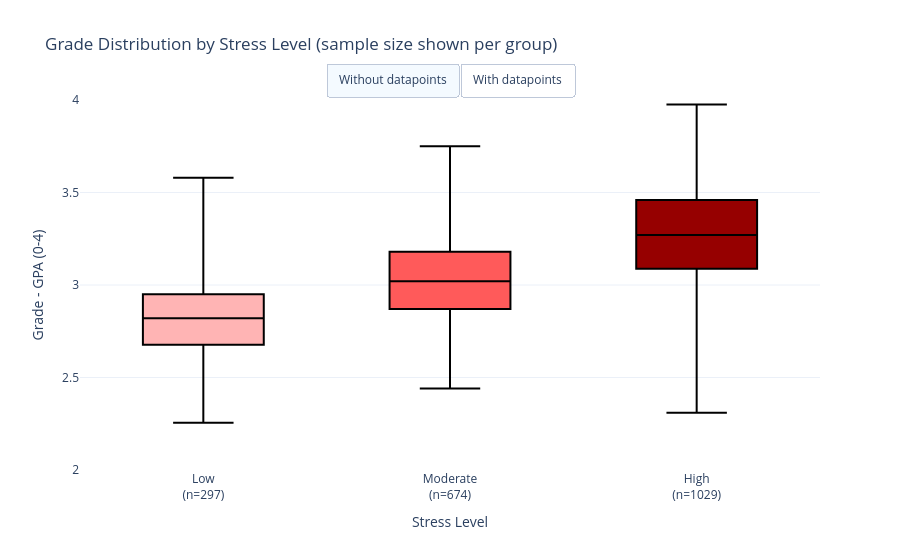

The cell this chart's notebook holds for it:
### Code cell
import pandas as pd
import numpy as np
import plotly.graph_objects as go


# Ensure consistent stress order
stress_order = ["Low", "Moderate", "High"]
df["Stress_Level"] = pd.Categorical(df["Stress_Level"], categories=stress_order, ordered=True)

# Count students per group, to show sample size transparently
group_counts = df["Stress_Level"].value_counts().reindex(stress_order)
x_labels = {s: f"{s}<br>(n={group_counts[s]})" for s in stress_order}

# Different shades of red, one per stress level
red_shades = {
    "Low": "rgb(255,180,180)",
    "Moderate": "rgb(255,90,90)",
    "High": "rgb(150,0,0)"
}

fig = go.Figure()

# --- Traces 0,1,2: NO-DOTS version (visible by default) ---
for stress in stress_order:
    subset = df[df["Stress_Level"] == stress]
    fig.add_trace(go.Box(
        x=[x_labels[stress]] * len(subset),
        y=subset["GPA"],
        name=stress,
        boxpoints=False,
        line_color="black",
        fillcolor=red_shades[stress],
        marker=dict(color="rgb(80,0,0)"),
        hovertemplate=(
            "Stress Level: " + stress + "<br>"
            "Grade: %{y:.2f}<br>"
            "Group size: n=" + str(group_counts[stress]) + "<extra></extra>"
        ),
        visible=True
    ))

# --- Traces 3,4,5: WITH-DOTS version (hidden by default) ---
for stress in stress_order:
    subset = df[df["Stress_Level"] == stress]
    fig.add_trace(go.Box(
        x=[x_labels[stress]] * len(subset),
        y=subset["GPA"],
        name=stress,
        boxpoints="all",
        jitter=0.4,
        pointpos=0,
        line_color="black",
        fillcolor=red_shades[stress],
        marker=dict(color="rgb(80,0,0)", size=4, opacity=0.5),
        hovertemplate=(
            "Stress Level: " + stress + "<br>"
            "Grade: %{y:.2f}<br>"
            "Group size: n=" + str(group_counts[stress]) + "<extra></extra>"
        ),
        visible=False
    ))

n_groups = len(stress_order)
no_dots_mask = [True] * n_groups + [False] * n_groups
with_dots_mask = [False] * n_groups + [True] * n_groups

fig.update_layout(
    title="Grade Distribution by Stress Level (sample size shown per group)",
    xaxis_title="Stress Level",
    yaxis_title="Grade - GPA (0-4)",
    yaxis=dict(range=[2, 4]),
    showlegend=False,
    height=550,
    template="plotly_white",
    updatemenus=[
        dict(
            type="buttons",
            direction="left",
            x=0.5,
            y=1.1,
            xanchor="center",
            showactive=True,
            buttons=[
                dict(label="Without datapoints", method="update", args=[{"visible": no_dots_mask}]),
                dict(label="With datapoints", method="update", args=[{"visible": with_dots_mask}])
            ]
        )
    ]
)

fig.show()

### Figure 1 — Plotly figure (JSON) as saved in the notebook; plotly's stock layout.template omitted (floating-point values rounded to 4 significant figures; data arrays with more than 128 entries replaced by an {"elided": "..."} marker saying what was removed)
{"data": [{"boxpoints": false, "fillcolor": "rgb(255,180,180)", "hovertemplate": "Stress Level: Low<br>Grade: %{y:.2f}<br>Group size: n=297<extra></extra>", "line": {"color": "black"}, "marker": {"color": "rgb(80,0,0)"}, "name": "Low", "type": "box", "visible": true, "x": {"elided": "297 str values"}, "y": {"elided": "297 float values"}}, {"boxpoints": false, "fillcolor": "rgb(255,90,90)", "hovertemplate": "Stress Level: Moderate<br>Grade: %{y:.2f}<br>Group size: n=674<extra></extra>", "line": {"color": "black"}, "marker": {"color": "rgb(80,0,0)"}, "name": "Moderate", "type": "box", "visible": true, "x": {"elided": "674 str values"}, "y": {"elided": "674 float values"}}, {"boxpoints": false, "fillcolor": "rgb(150,0,0)", "hovertemplate": "Stress Level: High<br>Grade: %{y:.2f}<br>Group size: n=1029<extra></extra>", "line": {"color": "black"}, "marker": {"color": "rgb(80,0,0)"}, "name": "High", "type": "box", "visible": true, "x": {"elided": "1029 str values"}, "y": {"elided": "1029 float values"}}, {"boxpoints": "all", "fillcolor": "rgb(255,180,180)", "hovertemplate": "Stress Level: Low<br>Grade: %{y:.2f}<br>Group size: n=297<extra></extra>", "jitter": 0.4, "line": {"color": "black"}, "marker": {"color": "rgb(80,0,0)", "opacity": 0.5, "size": 4}, "name": "Low", "pointpos": 0, "type": "box", "visible": false, "x": {"elided": "297 str values"}, "y": {"elided": "297 float values"}}, {"boxpoints": "all", "fillcolor": "rgb(255,90,90)", "hovertemplate": "Stress Level: Moderate<br>Grade: %{y:.2f}<br>Group size: n=674<extra></extra>", "jitter": 0.4, "line": {"color": "black"}, "marker": {"color": "rgb(80,0,0)", "opacity": 0.5, "size": 4}, "name": "Moderate", "pointpos": 0, "type": "box", "visible": false, "x": {"elided": "674 str values"}, "y": {"elided": "674 float values"}}, {"boxpoints": "all", "fillcolor": "rgb(150,0,0)", "hovertemplate": "Stress Level: High<br>Grade: %{y:.2f}<br>Group size: n=1029<extra></extra>", "jitter": 0.4, "line": {"color": "black"}, "marker": {"color": "rgb(80,0,0)", "opacity": 0.5, "size": 4}, "name": "High", "pointpos": 0, "type": "box", "visible": false, "x": {"elided": "1029 str values"}, "y": {"elided": "1029 float values"}}], "layout": {"height": 550, "showlegend": false, "title": {"text": "Grade Distribution by Stress Level (sample size shown per group)"}, "updatemenus": [{"buttons": [{"args": [{"visible": [true, true, true, false, false, false]}], "label": "Without datapoints", "method": "update"}, {"args": [{"visible": [false, false, false, true, true, true]}], "label": "With datapoints", "method": "update"}], "direction": "left", "showactive": true, "type": "buttons", "x": 0.5, "xanchor": "center", "y": 1.1}], "xaxis": {"title": {"text": "Stress Level"}}, "yaxis": {"range": [2, 4], "title": {"text": "Grade - GPA (0-4)"}}}}
